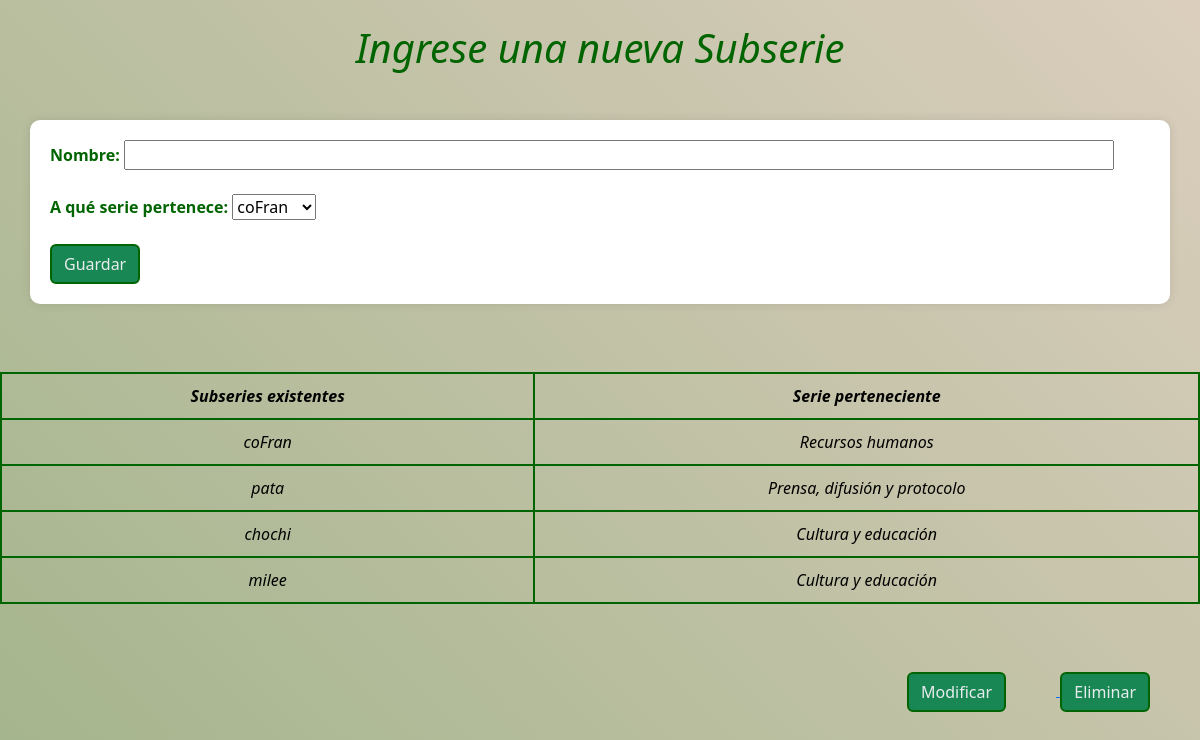
The app's page /museo3/registrarSubserie.php with its own data.
### tables this page shows
CREATE TABLE `subfondo` (
  `id_subfondo` int(11) NOT NULL,
  `nombre_subfondo` text NOT NULL
);

CREATE TABLE `subserie` (
  `id_subserie` int(11) NOT NULL,
  `nombre_subserie` text NOT NULL,
  `id_serie` int(11) NOT NULL
);

### museo3/registrarSubserie.php (the view, shortened to what this page needs)
<!DOCTYPE html>
<html>
<head>
    <link href="https://cdn.jsdelivr.net/npm/bootstrap@5.3.1/dist/css/bootstrap.min.css" rel="stylesheet">
</head>
<body>
    <br>
    <h1 class="text-center">Ingrese una nueva Subserie</h1>
    <div class="container mt-5 custom-form">
        <form action="consultaRegistrarSubserie.php" method="post">
            <div class="form-group">
                <label class="custom-label text-center" for="nombre_subserie">Nombre:</label>
                <input class="custom-input" type="text" id="nombre_subserie" name="nombre_subserie" required><br><br>
                <label for="nombre_serie" class="custom-label text-center">A qué serie pertenece:</label>
                <select id="nombre_serie" name="nombre_serie" required>
                <?php
                include("conexion.php");
                $sql = "SELECT * FROM serie";
                $result = $datos_bd->query($sql);
                if ($result->num_rows > 0) {
                    while ($row = $result->fetch_assoc()) {
                        echo '<option value="' . $row["id_serie"] . '">' . $row["nombre_serie"] . '</option>';
                    }
                } else {
                    echo '<option value="">No hay subseries registradas</option>';
                }
                ?>
                </select><br><br>
            </div>
            <button type="submit" class="btn btn-custom">Guardar</button>
        </form>
    </div>
    <br><br>
    <?php
    include("conexion.php");
    $sql = "SELECT * from subfondo sf,serie s,subserie sb where sf.id_subfondo=s.id_subfondo AND sb.id_serie=s.id_serie";
    $result = $datos_bd->query($sql);
    if ($result->num_rows > 0) {
        echo "<table class='custom-table'>
        <tr>
            <th>Subseries existentes</th>
            <th>Serie perteneciente</th>
        </tr>";
    }
    while ($row = $result->fetch_assoc()) {
        echo "<tr>
                <td>" . $row["nombre_subserie"] . "</td>
                <td>" . $row["nombre_subfondo"] . "</td>
                </tr>";
    }
    ?>
    </table>
    <br></br>
    <div class="botones">
        <a href="modificarDatosSubserie.php">
            <button type="button" class="btn btn-custom">Modificar</button>
        </a>
        <a href="eliminarSubserie.php">
            <button type="button" class="btn btn-custom">Eliminar</button>
        </a>
    </div>
</body>
</html>

### museo3/registrarSubserie.php (style rules this page uses)
html, body { background: linear-gradient(45deg, #a3b48c, #DBCEBD); background-repeat: no-repeat; height: 100%; margin: 0; }
h1 { color: #006400; font-style: oblique; }
.btn-custom { background-color: #198754; color: #e9ecef; border: 2px solid #006400; }
.custom-form { background-color: white; padding: 20px; border-radius: 10px; box-shadow: 0 0 10px rgba(0, 0, 0, 0.1); }
.custom-label { color: #006400; font-weight: bold; }
.custom-input { width: 90%; }
.custom-table { width: 100%; margin-top: 20px; border-collapse: collapse; border: 1px solid #006400; }
.custom-table th, .custom-table td { padding: 10px; border: 2px solid #006400; text-align: center; color: black; font-style: oblique; }
.botones { text-align: right; margin-top: 20px; }
.botones button { margin-right: 50px; }

### records on screen
subfondo: subserie.nombre_subserie "coFran", nombre_subfondo "Recursos humanos"
subfondo: subserie.nombre_subserie "pata", nombre_subfondo "Prensa, difusión y protocolo"
subfondo: subserie.nombre_subserie "chochi", nombre_subfondo "Cultura y educación", subserie.nombre_subserie "milee"

### other values on screen
form field nombre_serie "coFran"
